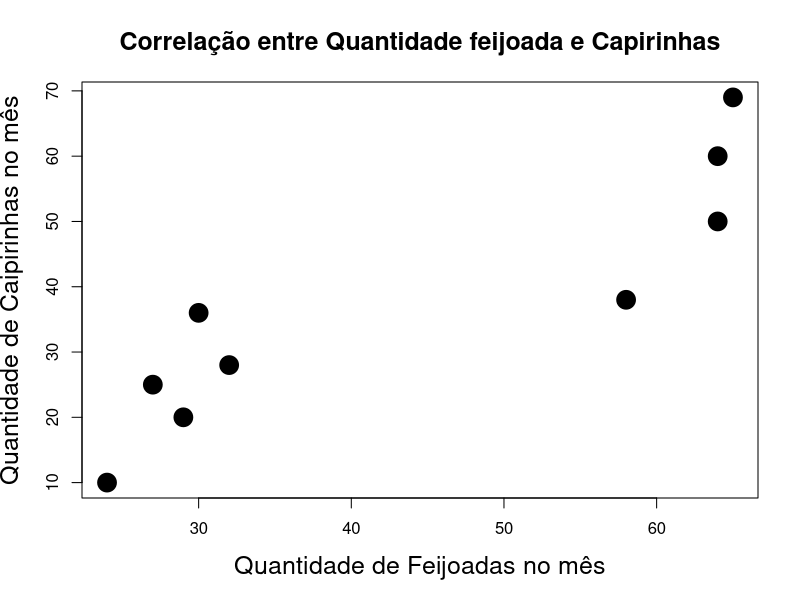
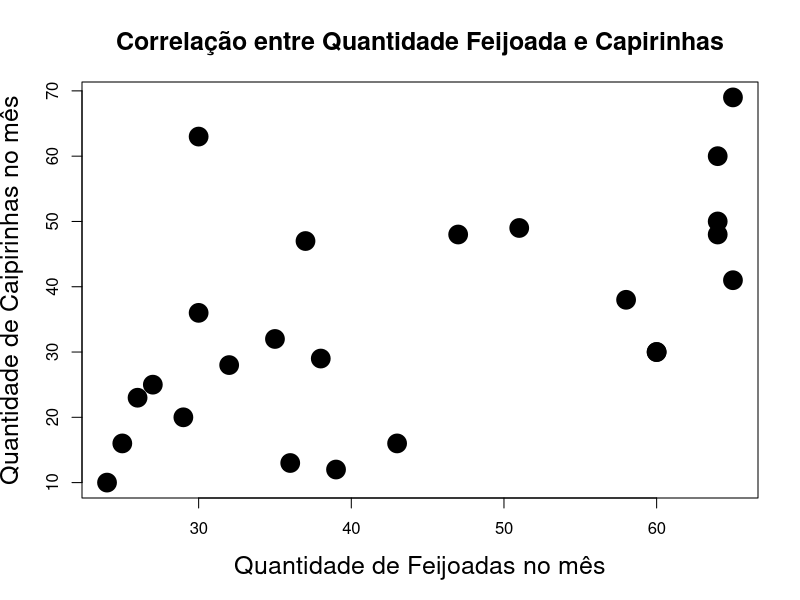
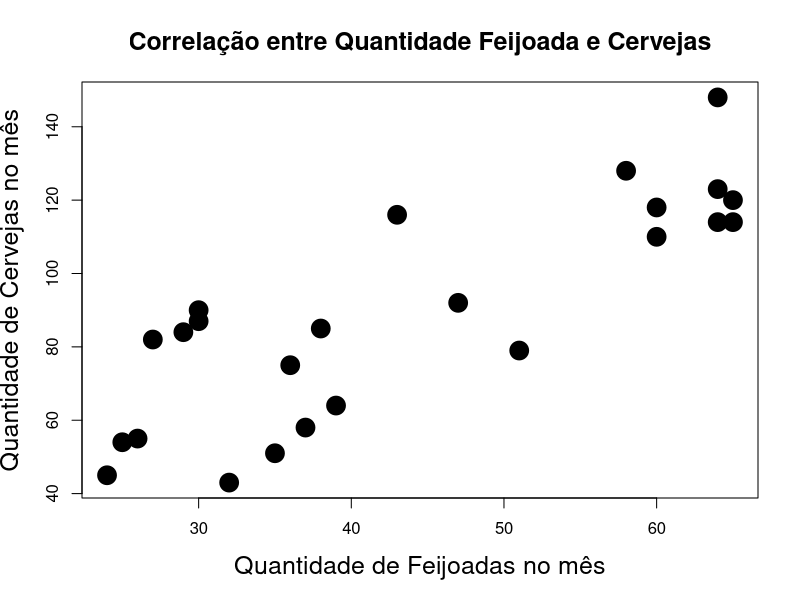
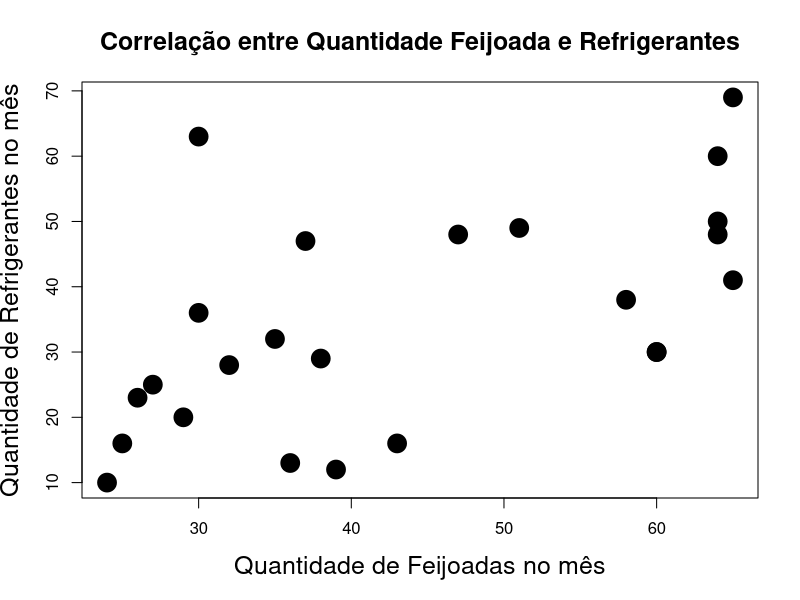
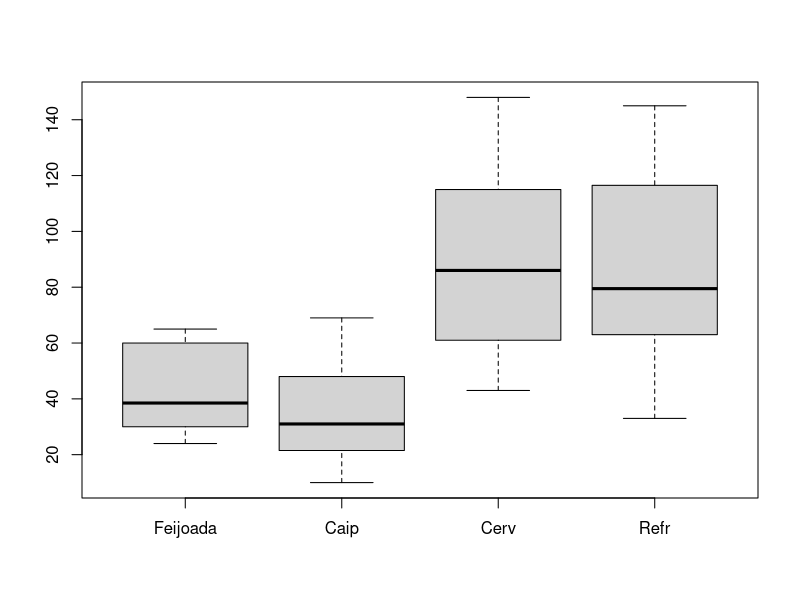
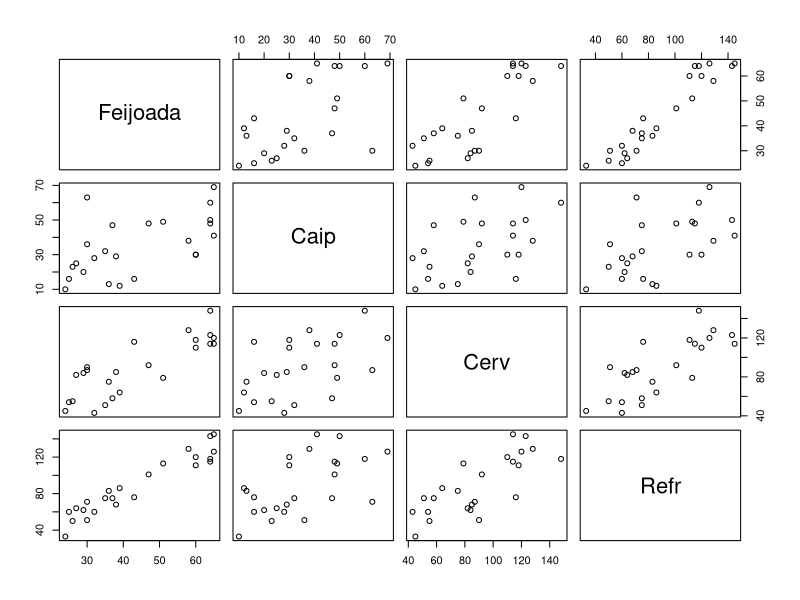
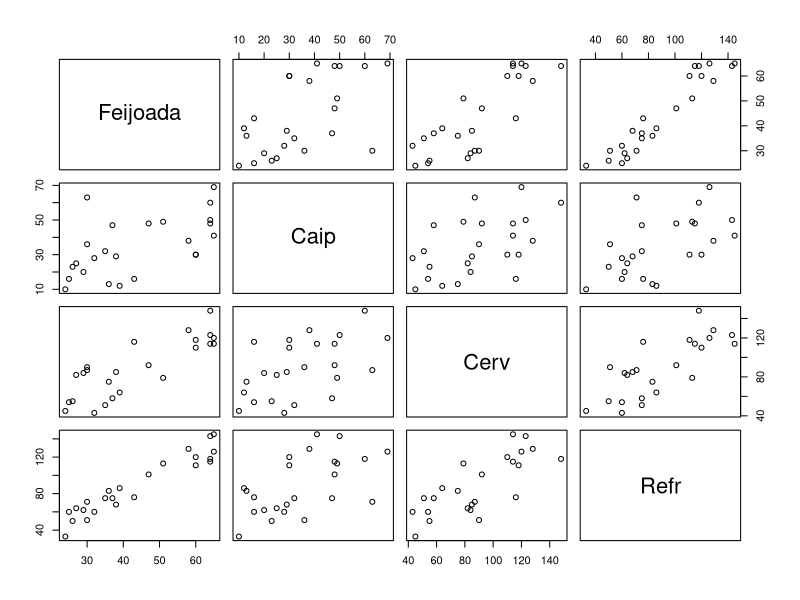
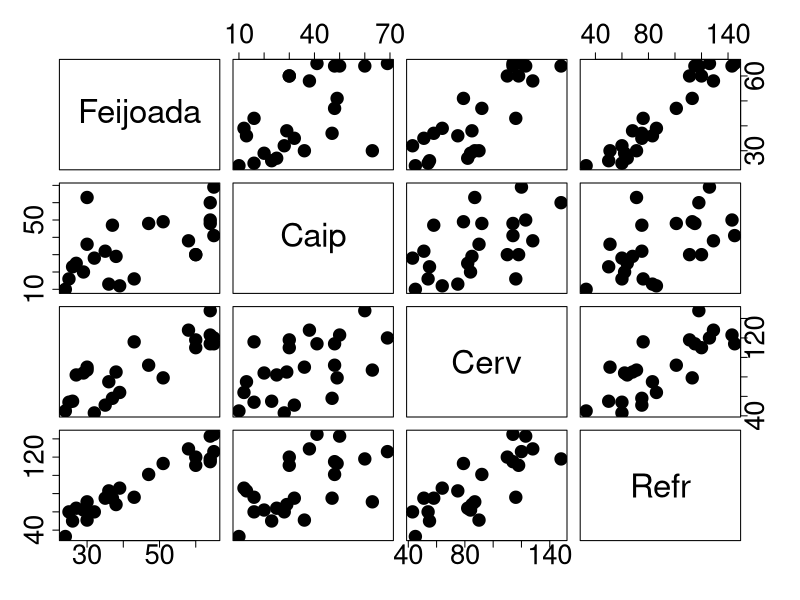

The R script that drew these images, in order:
# Vetor de valores v1 (Feijoada)
v1 <- c(24,27,29,30,32,58,64,64,65)

# Vetor de valores v1 (Feijoada)
v2 <- c(10,25,20,36,28,38,50,60,69)

# Calculado a correlação
cor(v1,v2)

plot(v1,v2, cex=2.5, 
     main = 'Correlação entre Quantidade feijoada e Capirinhas', 
     pch=19,
     ylab='Quantidade de Caipirinhas no mês',
     xlab='Quantidade de Feijoadas no mês',
     cex.lab=1.5,
     cex.main=1.5)

# Quantidade de feijoadas vendidas entre nov/18 e out/20
v1<-c(30,47,25,37,43,65,38,60,35,39,36,60,24,27,29,30,32,58,64,64,65,26,64,51)
# Quantidade de caipirinhas vendidas entre nov/18 e out/20
v2<-c(63,48,16,47,16,41,29,30,32,12,13,30,10,25,20,36,28,38,50,60,69,23,48,49)
# Quantidade de refrigerantes vendidas entre nov/18 e out/20
v3<-c(87,92,54,58,116,114,85,118,51,64,75,110,45,82,84,90,43,128,123,148,120,55,114,79)
# Quantidade de refrigerantes cervejas entre nov/18 e out/20
v4<-c(71,101,60,75,76,145,68,111,75,86,83,120,33,64,62,51,60,129,143,118,126,50,115,113)


# Correlação entre Feijoada e Caipirinahs
cor(v1,v2)

# Correlação entre Feijoada e Refrigerantes
cor(v1,v3)

# Correlação entre Feijoada e Cervejas
cor(v1,v4)

plot(v1,v2, cex=2.5, 
     main = 'Correlação entre Quantidade Feijoada e Capirinhas', 
     pch=19,
     ylab='Quantidade de Caipirinhas no mês',
     xlab='Quantidade de Feijoadas no mês',
     cex.lab=1.5,
     cex.main=1.5)

plot(v1,v3, cex=2.5, 
     main = 'Correlação entre Quantidade Feijoada e Cervejas', 
     pch=19,
     ylab='Quantidade de Cervejas no mês',
     xlab='Quantidade de Feijoadas no mês',
     cex.lab=1.5,
     cex.main=1.5)

plot(v1,v2, cex=2.5, 
     main = 'Correlação entre Quantidade Feijoada e Refrigerantes', 
     pch=19,
     ylab='Quantidade de Refrigerantes no mês',
     xlab='Quantidade de Feijoadas no mês',
     cex.lab=1.5,
     cex.main=1.5)

cons <- data.frame(v1, v2, v3,v4)
names(cons)=c('Feijoada','Caip','Cerv','Refr')
head(cons)

summary(cons)

boxplot(cons)

cor(cons)

pairs(cons)

library(repr)
options(repr.plot.width=12, repr.plot.height=12)
pairs(cons)

library(repr)
options(repr.plot.width=12, repr.plot.height=12)
pairs(cons,
     cex=2.5,
     pch=19,
     cex.axis=2.5,
     cex.labels=3.0)

#função retirada do help(pairs)
panel.hist <- function(x, ...)
{
  usr <- par("usr"); on.exit(par(usr))
  par(usr = c(usr[1:2], 0, 1.5) )
  h <- hist(x, plot = FALSE)
  breaks <- h$breaks; nB <- length(breaks)
  y <- h$counts; y <- y/max(y)
  rect(breaks[-nB], 0, breaks[-1], y, col = "gray", ...)
}
pairs(cons, diag.panel = panel.hist, cex=2.5, pch = 19, cex.lab=2.5, cex.axis=2.5, cex.main=2.5, cex.labels = 3.5)

#função retirada do help(pairs)
panel.cor <- function(x, y, digits = 2, prefix = "", cex.cor, ...)
{
  usr <- par("usr"); on.exit(par(usr))
  par(usr = c(0, 1, 0, 1))
  r <- abs(cor(x, y))
  txt <- format(c(r, 0.123456789), digits = digits)[1]
  txt <- paste0(prefix, txt)
  if(missing(cex.cor)) cex.cor <- 0.8/strwidth(txt)
  text(0.5, 0.5, txt, cex = cex.cor * r*2.5)
}
pairs(cons, 
      diag.panel = panel.hist, 
      upper.panel = panel.cor, 
      cex=2.5, 
      pch = 19, 
      cex.lab=2.5, 
      cex.axis=2.5, 
      cex.main=2.5, 
      cex.labels = 2.5)

#panel.smooth já existe como função no R
pairs(cons, diag.panel = panel.hist, upper.panel = panel.cor,
      lower.panel = panel.smooth, cex=2.5, pch = 1, cex.lab=2.5, cex.axis=2.5, cex.main=2.5, cex.labels = 3.5)

install.packages("GGally")

library(repr)
library(repr)
options(repr.plot.width=8, repr.plot.height=8)
library("GGally")
ggcorr(cons, label=T, size=8, label_size = 12)
